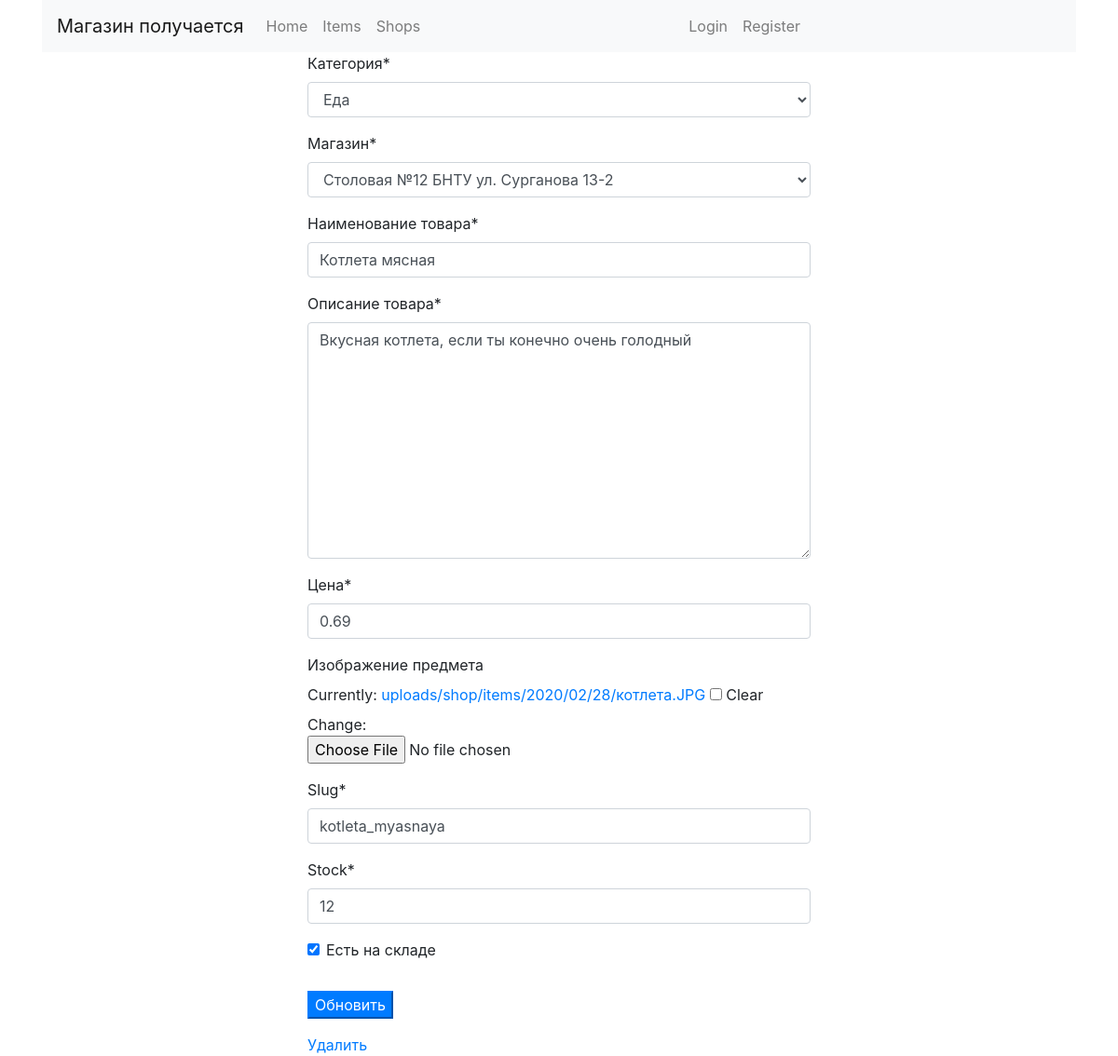
Before: /item_update/1/ with the older database file.
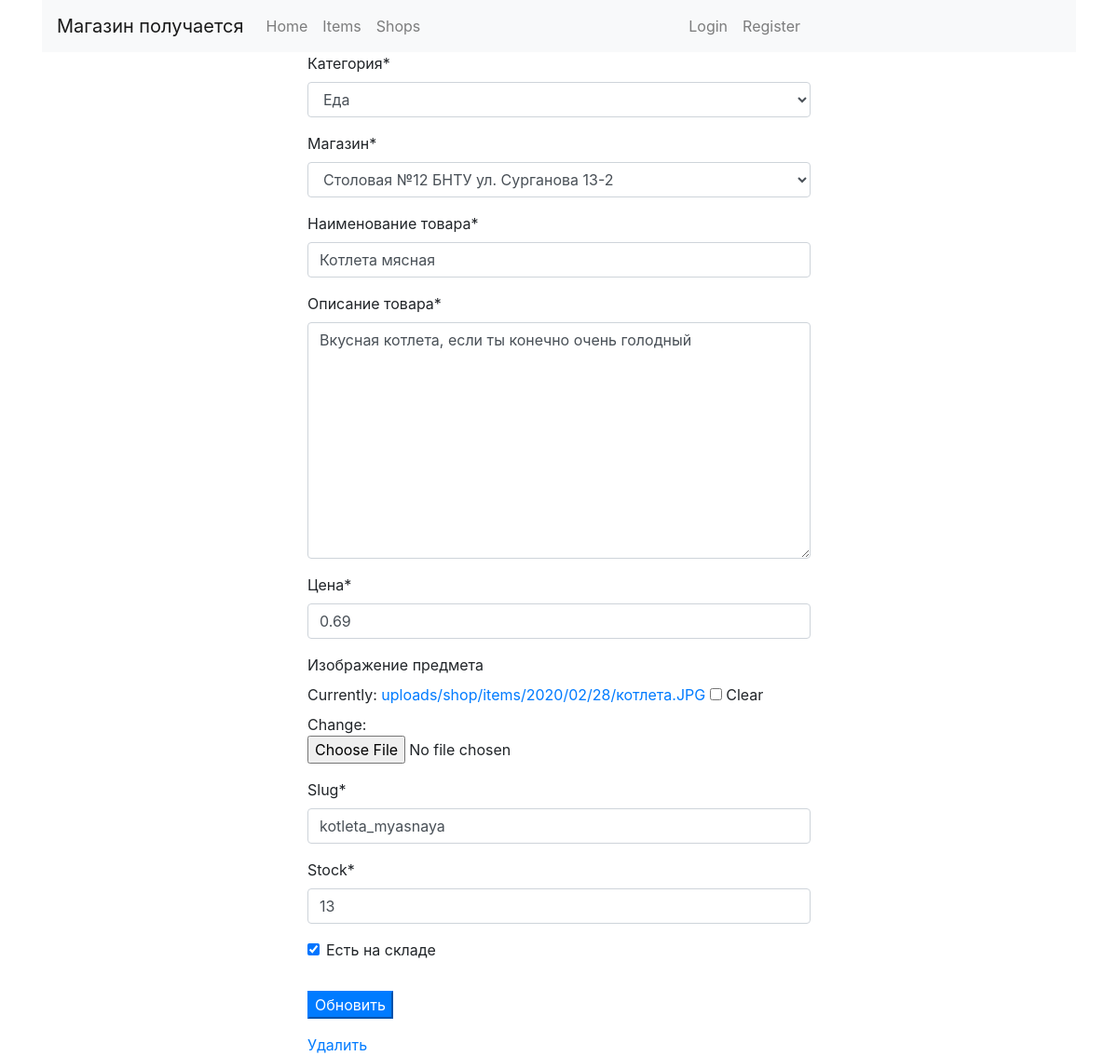
After: the same page with the newer database file.
### shop/models.py (models this page shows, shortened)
class Item(models.Model):
    category = models.ForeignKey(
        'Category',
        on_delete=models.CASCADE,
        related_name='items',
        verbose_name='Категория',
    )
    shop = models.ForeignKey(
        'Shop',
        on_delete=models.CASCADE,
        verbose_name='Магазин'
    )
    name = models.CharField(
        max_length=128,
        db_index=True,
        verbose_name='Наименование товара'
    )
    description = models.TextField(
        max_length=1024,
        verbose_name='Описание товара'
    )
    price = models.DecimalField(
        max_digits=10,
        decimal_places=2,
        verbose_name='Цена'
    )
    item_picture = models.ImageField(
        upload_to='uploads/shop/items/%Y/%m/%d',
        default=None,
        null=True,
        blank=True,
        verbose_name='Изображение предмета'
    )
    slug = models.SlugField(
        max_length=200,
        db_index=True
    )
    stock = models.PositiveIntegerField()
    available = models.BooleanField(
        default=True,
        verbose_name='Есть на складе'
    )
    created = models.DateTimeField(
        auto_now_add=True
    )
    updated = models.DateTimeField(
        auto_now=True
    )
    class Meta:
        verbose_name = 'Товар'
        verbose_name_plural = 'Товары'
        ordering = (
            'name',
        )
        index_together = (
            ('id', 'slug'),
        )

### shop/views.py (the view)
# urls.py: path('item_update/<int:pk>/', ItemUpdate.as_view(), name='item_update'),
class ItemUpdate(UpdateView):
    template_name = 'shop/item/item_create.html'
    model = Item
    form_class = ItemForm

### shop/forms.py
class ItemForm(forms.ModelForm):
    class Meta:
        model = Item
        fields = '__all__'

### cart/context_processors.py (called while the page is built)
def cart(request):
    return {'cart': Cart(request)}

### shop/models.py (called while the page is built)
    def __str__(self):
        return f'{self.name} {self.address}'

    def __str__(self):
        return self.name

### shop/templates/shop/item/item_create.html (shortened to what this page needs)
{% extends 'shop/base.html' %}
{% load crispy_forms_tags %}
{% block body %}
    <div class="col-lg-6 offset-3">
        <div class="content-section">
    <form id="item_form" method="post"
          enctype="multipart/form-data">
        <fieldset class="form-group">
            {{ form|crispy }}
        </fieldset>
        <p>
            <button type="submit" class="bit btn-primary">
                {% if form.instance.id %}
                    Обновить
                {% else %}
                    Сохранить
                {% endif %}
            </button>
        </p>
    </form>
    {% if form.instance.id %}
      <a href="{% url 'shop:item_delete' form.instance.id %}">
        Удалить
      </a>
    {% endif %}
  </div>
{% endblock %}

Changed rows visible on the page:
changed Item "Еда": stock "12" → "13"
